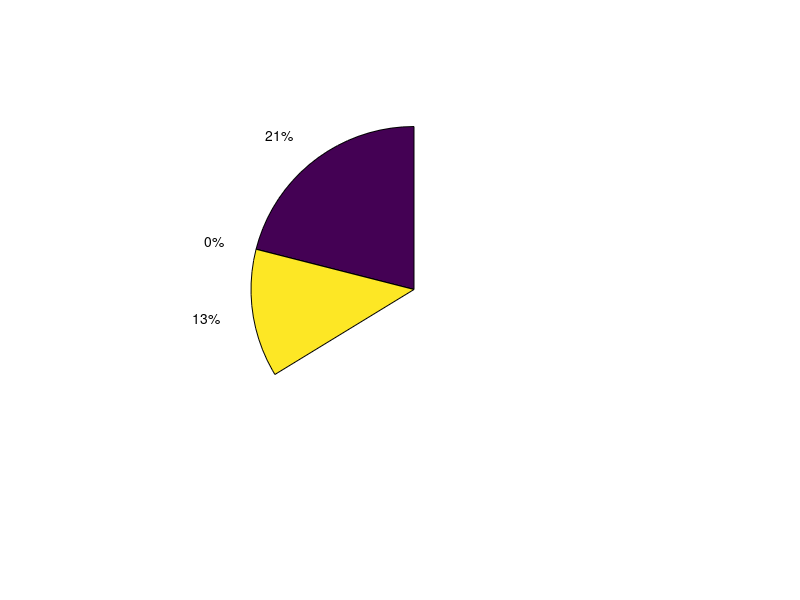

Write the MATLAB code that produced this figure. (Note: this script raises an error after producing the figure.)
%% Pie Chart For HHEA Script
close all

    %% Load Sensing general - SELECT FOR COMPARISON WITH BASIC HHEA
    OutL_JCB05_ND = [485.6311  264.8924  801.4999]; % LS - ND
    InsL_JCB05_ND = 1e3*    [0.2081    1.3440];
    
    OutL_JCB05_GR = 1e3*    [0.3790    0.2384    1.1870]; % LS - GR 
    InsL_JCB05_GR = 1e3*    [0.1418    1.6624];
    
    OutL_JCB05_TR = [436.2816  243.0339  668.0590]; % LS - TR
    InsL_JCB05_TR = 1e3*    [0.0840    1.2634];
    
    %% Load Sensing with battery - SELECT FOR COMPARISON WITH FE-HHEA
%     OutL_JCB05_ND = [485.6311  289.4162  801.4999]; % LS - ND
%     InsL_JCB05_ND = 1e3*    [0.2081    1.3685];
%     
%     OutL_JCB05_GR = 1e3*    [0.3790    0.2722    1.1870]; % LS - GR 
%     InsL_JCB05_GR = 1e3*    [0.1418    1.6963];
%     
%     OutL_JCB05_TR = [436.2816  271.6854  668.0590]; % LS - TR
%     InsL_JCB05_TR = 1e3*    [0.0840    1.2921];
    
    %% Values for 2 CPR Case - FE-HHEA (Optimal Solution = NP)
    OutH2_JCB05_ND = [485.6311   32.1886  172.1647]; % HHEA - ND 
    InsH2_JCB05_ND = [208.0657  481.9188];
        
    OutH2_JCB05_GR = [379.4082  115.7419  318.4305]; % HHEA - GR 
    InsH2_JCB05_GR = [142.7560  670.8246];
        
    OutH2_JCB05_TR = [436.6190   27.2265  117.9133]; % STEAM - GR
    InsH2_JCB05_TR = [84.2683  497.4905];
    
    %% Values for 2 CPR Case - FE-HHEA (Optimal Solution = C0)
%     OutH2_NP_JCB05_ND = [485.6311    0.0073  165.2109]; % HHEA - ND
%     InsH2_NP_JCB05_ND = [208.0657  442.7837]; % for [70 70 70 43]

    OutH2_NP_JCB05_ND = [485.6311    0.0011  185.2925]; % HHEA - ND  
    InsH2_NP_JCB05_ND = [208.0657  462.8591]; % for [24 78 39 43]

%     OutH2_NP_JCB05_GR = [379.4082    0.0018  370.6666]; % HHEA - GR 
%     InsH2_NP_JCB05_GR = [142.7560  607.3206];% for [70 70 70 43]

    OutH2_NP_JCB05_GR = [379.4082    0.0017  355.7732]; % HHEA - GR 
    InsH2_NP_JCB05_GR = [142.7560  592.4270]; % for [24 78 39 43]
        
%     OutH2_NP_JCB05_TR = [436.6190    0.0046  115.6430]; % STEAM - GR
%     InsH2_NP_JCB05_TR = [84.2683  467.9983];% for [70 70 70 43]

    OutH2_NP_JCB05_TR = [436.6190    0.0011  132.8488]; % STEAM - GR
    InsH2_NP_JCB05_TR = [84.2683  485.2006];% for [24 78 39 43]

    %% Values for 3 CPR Case - FE-HHEA (Optimal Solution = NPP)
    OutH3_JCB05_ND = [485.6311   40.9302  137.5935]; % HHEA - ND 
    InsH3_JCB05_ND = [208.0657  456.0892];
        
    OutH3_JCB05_GR = [379.4082   58.2989  268.9312]; % HHEA - GR 
    InsH3_JCB05_GR = [142.7560  563.8823];
    
    OutH3_JCB05_GR_Base = [379.4082 58.69 233.45]; % Basic_HHEA - GR - 'C0P'
    InsH3_JCB05_GR_Base = [142.76 528.80];
        
    OutH3_JCB05_TR = [436.6190   50.9460   97.2466]; % STEAM - GR
    InsH3_JCB05_TR = [84.2683  500.5434];
    
    %% Values for 3 CPR Case - FE-HHEA (Optimal Solution = C00)
%     OutH3_NP_JCB05_ND = [485.6311    0.0168  151.9821]; % HHEA - ND - Constrained sizes
%     InsH3_NP_JCB05_ND = [208.0657  429.5643]; 
    
    OutH3_NP_JCB05_ND = []; % HHEA - ND - Unconstrained sizes
    InsH3_NP_JCB05_ND = []; 
        
%     OutH3_NP_JCB05_GR = [379.4082    0.0197  258.9473]; % HHEA - GR - Constrained sizes
%     InsH3_NP_JCB05_GR = [142.7560  495.6192];
    
    OutH3_NP_JCB05_GR = [379.4082    0.0053  229.1277]; % HHEA - GR - Unconstrained sizes
    InsH3_NP_JCB05_GR = [142.7560  465.7852];
        
%     OutH3_NP_JCB05_TR = [436.6190    0.0013  121.0180]; % STEAM - GR - Constrained sizes
%     InsH3_NP_JCB05_TR = [84.2683  473.3700];

    OutH3_NP_JCB05_TR = []; % STEAM - GR - Unconstrained sizes
    InsH3_NP_JCB05_TR = [];
    

% pie_array = [PositiveWork MainPumpLosses  ControlLosses]
%cake_array = [NegativeWork Input_Energy]
%% Pie Charts fo the 2 CPR Case: Optimal Solution = NP
%     pie_array = OutH2_JCB05_ND/sum(InsL_JCB05_ND) % Sim 1 HHEA
%     cake_array = InsH2_JCB05_ND/sum(InsL_JCB05_ND)

%     pie_array = OutH2_JCB05_GR/sum(InsL_JCB05_GR) % Sim 2 HHEA
%     cake_array = InsH2_JCB05_GR/sum(InsL_JCB05_GR)

%     pie_array = OutH2_JCB05_TR/sum(InsL_JCB05_TR) % Sim 3 HHEA
%     cake_array = InsH2_JCB05_TR/sum(InsL_JCB05_TR)
    
%% Pie Charts for the 2 CPR case: Optimal Solution = C0
%     pie_array = OutH2_NP_JCB05_ND/sum(InsL_JCB05_ND) % Sim 1 HHEA
%     cake_array = InsH2_NP_JCB05_ND/sum(InsL_JCB05_ND)

%     pie_array = OutH2_NP_JCB05_GR/sum(InsL_JCB05_GR) % Sim 2 HHEA
%     cake_array = InsH2_NP_JCB05_GR/sum(InsL_JCB05_GR)
% % 
%     pie_array = OutH2_NP_JCB05_TR/sum(InsL_JCB05_TR) % Sim 3 HHEA
%     cake_array = InsH2_NP_JCB05_TR/sum(InsL_JCB05_TR)

%% Pie charts for the 3 CPR case: Optimal Solution = NPP
%     pie_array = OutH3_JCB05_ND/sum(InsL_JCB05_ND) % Sim 1 HHEA
%     cake_array = InsH3_JCB05_ND/sum(InsL_JCB05_ND)

%     pie_array = OutH3_JCB05_GR/sum(InsL_JCB05_GR) % Sim 2 HHEA
%     cake_array = InsH3_JCB05_GR/sum(InsL_JCB05_GR)

%     pie_array = OutH3_JCB05_GR_Base/sum(InsL_JCB05_GR) % Sim 2 HHEA
%     cake_array = InsH3_JCB05_GR_Base/sum(InsL_JCB05_GR)

%     pie_array = OutH3_JCB05_TR/sum(InsL_JCB05_TR) % Sim 3 HHEA
%     cake_array = InsH3_JCB05_TR/sum(InsL_JCB05_TR)

%% Pie Charts for the 3 CPR case: Optimal Solution = C00
%     pie_array = OutH3_NP_JCB05_ND/sum(InsL_JCB05_ND) % Sim 1 HHEA
%     cake_array = InsH3_NP_JCB05_ND/sum(InsL_JCB05_ND)

    pie_array = OutH3_NP_JCB05_GR/sum(InsL_JCB05_GR) % Sim 2 HHEA
    cake_array = InsH3_NP_JCB05_GR/sum(InsL_JCB05_GR)

%     pie_array = OutH3_NP_JCB05_TR/sum(InsL_JCB05_TR) % Sim 3 HHEA
%     cake_array = InsH3_NP_JCB05_TR/sum(InsL_JCB05_TR)
%% Pie Charts for the Load Sensing Pump 
% pie_array = OutL_JCB05_ND/sum(InsL_JCB05_ND) % Sim 1 LS
% cake_array = InsL_JCB05_ND/sum(InsL_JCB05_ND)
% 
% pie_array = OutL_JCB05_GR/sum(InsL_JCB05_GR) % Sim 2 LS
% cake_array = InsL_JCB05_GR/sum(InsL_JCB05_GR)
% % 
% pie_array = OutL_JCB05_TR/sum(InsL_JCB05_TR) % Sim 3 LS
% cake_array = InsL_JCB05_TR/sum(InsL_JCB05_TR)



%% Plot the pie chart
figure(13)
p = pie(pie_array)
pText = findobj(p,'Type','text');
percentValues = get(pText,'String'); 
txt = {'Positive Work: ','Main Pump Losses: ','HECM Losses: '}; 
combinedtxt = strcat(txt,percentValues'); 
pText(1).String = combinedtxt(1);
pText(2).String = combinedtxt(2);
pText(3).String = combinedtxt(3);

%%
delete(findobj(p,'Type','text'))%option 2

